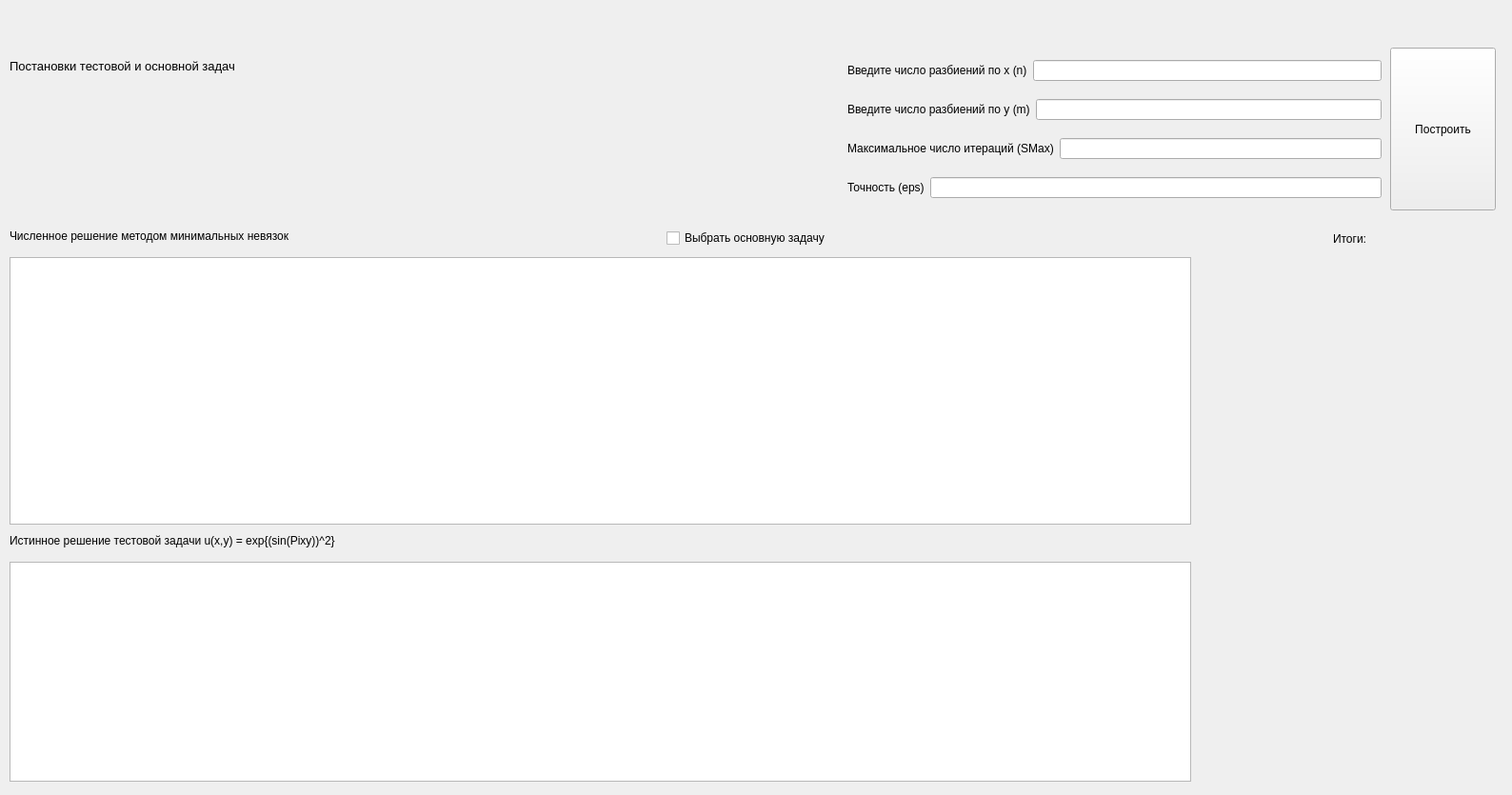
<?xml version="1.0" encoding="UTF-8"?>
<ui version="4.0">
 <class>MainWindow</class>
 <widget class="QMainWindow" name="MainWindow">
  <property name="geometry">
   <rect>
    <x>0</x>
    <y>0</y>
    <width>1588</width>
    <height>835</height>
   </rect>
  </property>
  <property name="windowTitle">
   <string>Консольное приложение</string>
  </property>
  <widget class="QWidget" name="centralwidget">
   <widget class="QPushButton" name="pushButton">
    <property name="geometry">
     <rect>
      <x>1460</x>
      <y>50</y>
      <width>111</width>
      <height>171</height>
     </rect>
    </property>
    <property name="text">
     <string>Построить</string>
    </property>
   </widget>
   <widget class="QWidget" name="layoutWidget">
    <property name="geometry">
     <rect>
      <x>890</x>
      <y>50</y>
      <width>561</width>
      <height>171</height>
     </rect>
    </property>
    <layout class="QVBoxLayout" name="verticalLayout">
     <item>
      <layout class="QHBoxLayout" name="horizontalLayout">
       <item>
        <widget class="QLabel" name="label">
         <property name="text">
          <string>Введите число разбиений по x (n)</string>
         </property>
        </widget>
       </item>
       <item>
        <widget class="QLineEdit" name="lineEdit"/>
       </item>
      </layout>
     </item>
     <item>
      <layout class="QHBoxLayout" name="horizontalLayout_2">
       <item>
        <widget class="QLabel" name="label_2">
         <property name="text">
          <string>Введите число разбиений по y (m)</string>
         </property>
        </widget>
       </item>
       <item>
        <widget class="QLineEdit" name="lineEdit_2"/>
       </item>
      </layout>
     </item>
     <item>
      <layout class="QHBoxLayout" name="horizontalLayout_3">
       <item>
        <widget class="QLabel" name="label_3">
         <property name="text">
          <string>Максимальное число итераций (SMax)</string>
         </property>
        </widget>
       </item>
       <item>
        <widget class="QLineEdit" name="lineEdit_3"/>
       </item>
      </layout>
     </item>
     <item>
      <layout class="QHBoxLayout" name="horizontalLayout_4">
       <item>
        <widget class="QLabel" name="label_4">
         <property name="text">
          <string>Точность (eps)</string>
         </property>
        </widget>
       </item>
       <item>
        <widget class="QLineEdit" name="lineEdit_4"/>
       </item>
      </layout>
     </item>
    </layout>
   </widget>
   <widget class="QWidget" name="layoutWidget">
    <property name="geometry">
     <rect>
      <x>10</x>
      <y>20</y>
      <width>871</width>
      <height>201</height>
     </rect>
    </property>
    <layout class="QVBoxLayout" name="verticalLayout_2">
     <item>
      <widget class="QLabel" name="label_6">
       <property name="font">
        <font>
         <pointsize>10</pointsize>
        </font>
       </property>
       <property name="text">
        <string>Постановки тестовой и основной задач</string>
       </property>
      </widget>
     </item>
     <item>
      <widget class="QLabel" name="label_5">
       <property name="text">
        <string/>
       </property>
       <property name="pixmap">
        <pixmap>Постановка задачи.png</pixmap>
       </property>
       <property name="scaledContents">
        <bool>true</bool>
       </property>
      </widget>
     </item>
    </layout>
   </widget>
   <widget class="QTableWidget" name="tableWidget">
    <property name="geometry">
     <rect>
      <x>10</x>
      <y>270</y>
      <width>1241</width>
      <height>281</height>
     </rect>
    </property>
   </widget>
   <widget class="QTableWidget" name="tableWidget_2">
    <property name="geometry">
     <rect>
      <x>10</x>
      <y>590</y>
      <width>1241</width>
      <height>231</height>
     </rect>
    </property>
   </widget>
   <widget class="QLabel" name="label_7">
    <property name="geometry">
     <rect>
      <x>10</x>
      <y>240</y>
      <width>331</width>
      <height>16</height>
     </rect>
    </property>
    <property name="text">
     <string>Численное решение методом минимальных невязок</string>
    </property>
   </widget>
   <widget class="QLabel" name="label_8">
    <property name="geometry">
     <rect>
      <x>10</x>
      <y>560</y>
      <width>391</width>
      <height>16</height>
     </rect>
    </property>
    <property name="text">
     <string>Истинное решение тестовой задачи u(x,y) = exp{(sin(Pixy))^2}</string>
    </property>
   </widget>
   <widget class="QLabel" name="label_9">
    <property name="geometry">
     <rect>
      <x>1270</x>
      <y>275</y>
      <width>301</width>
      <height>541</height>
     </rect>
    </property>
    <property name="layoutDirection">
     <enum>Qt::LeftToRight</enum>
    </property>
    <property name="text">
     <string/>
    </property>
   </widget>
   <widget class="QLabel" name="label_10">
    <property name="geometry">
     <rect>
      <x>1400</x>
      <y>240</y>
      <width>51</width>
      <height>21</height>
     </rect>
    </property>
    <property name="text">
     <string>Итоги:</string>
    </property>
   </widget>
   <widget class="QCheckBox" name="checkBox">
    <property name="geometry">
     <rect>
      <x>700</x>
      <y>240</y>
      <width>181</width>
      <height>20</height>
     </rect>
    </property>
    <property name="text">
     <string>Выбрать основную задачу</string>
    </property>
   </widget>
  </widget>
 </widget>
 <resources/>
 <connections/>
</ui>
